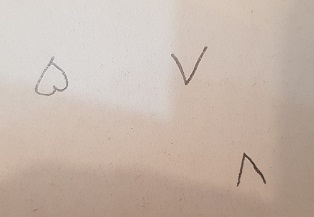
#> input picture images/adad.jpg, 314 x 217 px
$ python HW8.py
#> lines starting #> are read from the running program, lines starting #| are printed output that depends on the picture; after the words box and inside, x2 and y2 are one past the last pixel; in counts of white or black regions, pixels touching at a corner belong together
import cv2
import matplotlib.pyplot as plt
original_image = cv2.imread('images/adad.jpg', 0)
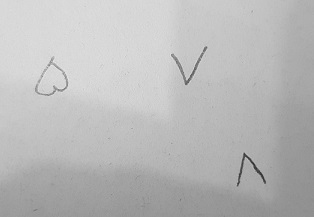
#> original_image: shape (217, 314); min 43, max 234, mean 185.8
noise_removed_image =cv2.GaussianBlur(original_image,(15,15),0)
output = cv2.adaptiveThreshold(noise_removed_image,255,cv2.ADAPTIVE_THRESH_GAUSSIAN_C, cv2.THRESH_BINARY,11,2)
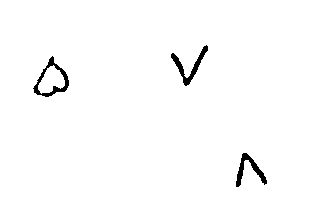
#> output: shape (217, 314); 98.5% white; 3 black regions, box (x1, y1, x2, y2) and area: (33, 56, 69, 97) 368, (171, 45, 208, 86) 345, (236, 153, 267, 187) 319
plt.figure(figsize=[15,15])
plt.subplot(121);plt.imshow(original_image, cmap='gray');plt.title("Original");
plt.subplot(122);plt.imshow(output, cmap='gray');plt.title("Adaptive Gaussian + noise removal");
cv2.imwrite('images/output_adad.png', output)
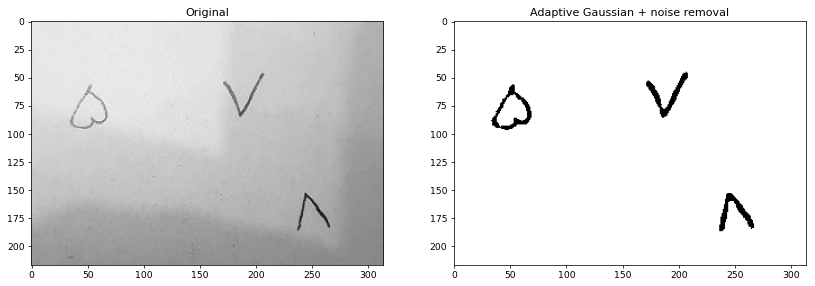
#> figure drawn by matplotlib, 2 panels
